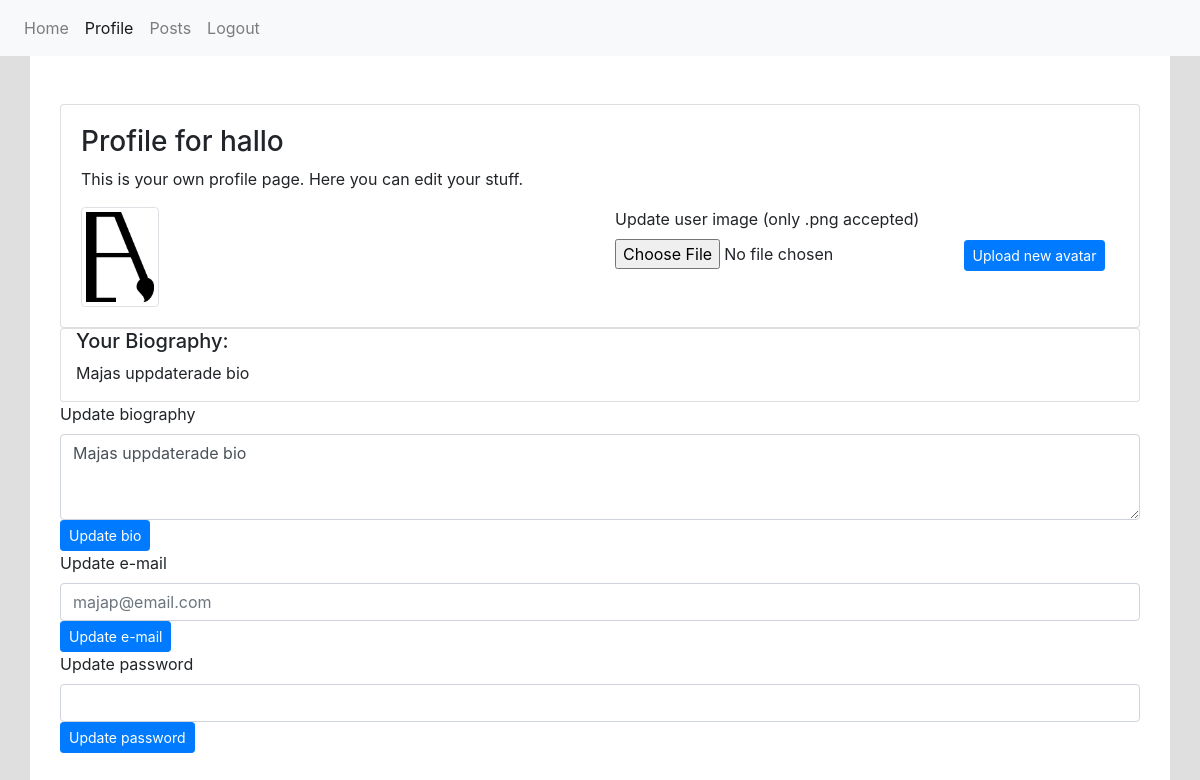
/profile.php (signed in), run on the app's committed database.
### tables this page shows
CREATE TABLE "User" (
	`user_id`	INTEGER NOT NULL PRIMARY KEY AUTOINCREMENT,
	`username`	TEXT NOT NULL UNIQUE,
	`email`	TEXT NOT NULL,
	`password`	TEXT NOT NULL,
	`bio`	TEXT,
	`avatar`	TEXT
);

### profile.php (the view, shortened to what this page needs)
<?php
require __DIR__.'/views/header.php';
$userSession = $_SESSION['userSession'] ?? false;
$statement = $pdo->prepare('SELECT * FROM User');
$statement->execute();
$results = $statement->fetchAll(PDO::FETCH_ASSOC);
foreach ($results as $result) {
  $bio = $result['bio'];
  $email = $result['email'];
}
?>
<div class="container">
  <div class="card">
    <div class="card-body">
      <h3>Profile for <?php echo $userSession['username'] ?></h3>
      <p>This is your own profile page. Here you can edit your stuff.</p>
      <div class="row">
        <div class="col">
          <?php if (!isset($userSession['avatar'])): ?>
            <img src="assets/defaults/profilestart.png" alt="default image" class="img-thumbnail">
          <?php else : ?>
            <img src="uploads/<?php echo $userSession['avatar']; ?>" class="img-thumbnail">
          <?php endif; ?>
        </div>
        <div class="col">
          <form action="upload.php" method="post" enctype="multipart/form-data">
            <label for="avatar">Update user image (only .png accepted)</label>
            <input type="file" name="avatar" accept=".png" required>
            <button type="submit" class="btn btn-primary btn-sm">Upload new avatar</button>
          </form>
        </div>
      </div>
    </div>
  </div>
  <div class="card">
    <h5 class="col-6">Your Biography:</h5>
    <p class="col-6"><?php echo $bio; ?></p>
  </div>
      <form action="/app/auth/updateprofile.php" method="POST">
          <label for="textarea">Update biography</label>
          <textarea class="form-control" name="bio" rows="3"><?php echo $bio; ?></textarea>
          <button type="submit" class="btn btn-primary btn-sm">Update bio</button>
      </form>
      <form action="/app/auth/updateprofile.php" method="POST">
          <label for="input">Update e-mail</label>
          <input class="form-control" name="email" placeholder="<?php echo $email; ?>"></input>
          <button type="submit" class="btn btn-primary btn-sm">Update e-mail</button>
      </form>
      <form action="/app/auth/updateprofile.php" method="POST">
          <label for="input">Update password</label>
          <input class="form-control" name="password" type="password"></input>
          <button type="submit" class="btn btn-primary btn-sm">Update password</button>
      </form>
</div>
<?php require __DIR__.'/views/footer.php'; ?>

### assets/styles/main.css (style rules this page uses)
body { background-color: #dfdfdf; }
.container { background-color: white; }
.img-thumbnail { max-width:100px; max-height:100px; width: auto; height: auto; }

### data on the page
user: username "hallo", avatar (picture)
user: bio "Majas uppdaterade bio", email "majap@email.com"
